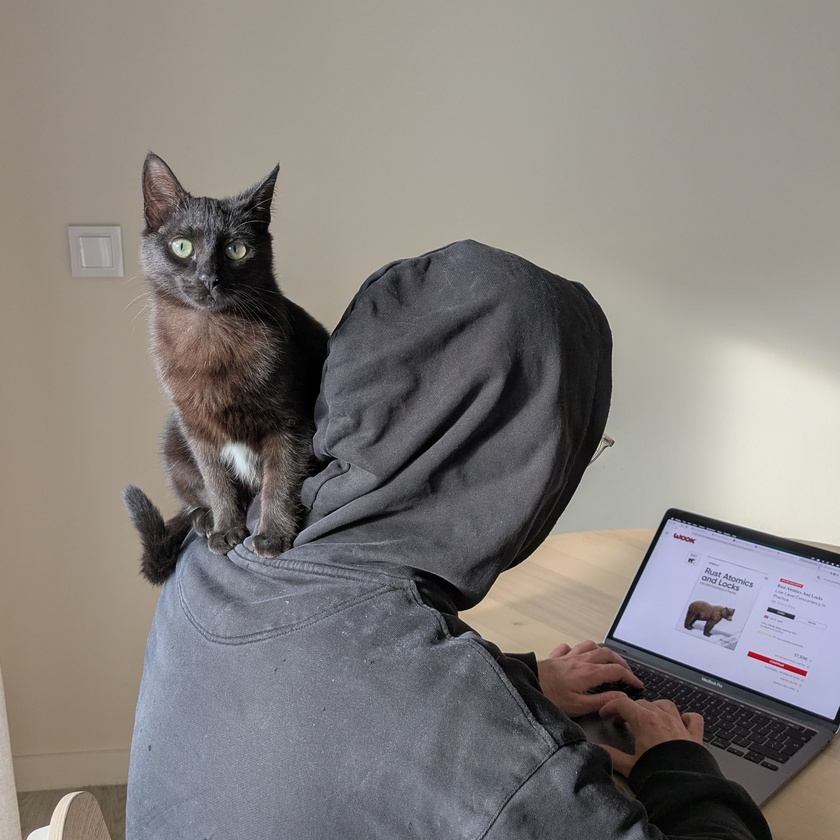
#> input picture image.JPG, 840 x 840 px, shrunk from 2262 x 2262 before the run
$ python dither.py
#> lines starting #> are read from the running program, lines starting #| are printed output that depends on the picture; after the words box and inside, x2 and y2 are one past the last pixel; in counts of white or black regions, pixels touching at a corner belong together
### bayer.py
import numba
import numpy as np

BAYER_2X2 = (
    np.array(
        [
            [0, 2],
            [3, 1],
        ]
    )
    / 4
)


# [14 lines left out: function bayer_dithering_2x2, not called in this run]


BAYER_4X4 = (
    np.array(
        [
            [0, 8, 2, 10],
            [12, 4, 14, 6],
            [3, 11, 1, 9],
            [15, 7, 13, 5],
        ]
    )
    / 16
)


# [14 lines left out: function bayer_dithering_4x4, not called in this run]


BAYER_8X8 = (
    np.array(
        [
            [0, 32, 8, 40, 2, 34, 10, 42],  # 8x8 Bayer ordered dithering */
            [48, 16, 56, 24, 50, 18, 58, 26],  # pattern. Each input pixel */
            [12, 44, 4, 36, 14, 46, 6, 38],  # is scaled to the 0..63 range */
            [60, 28, 52, 20, 62, 30, 54, 22],  # before looking in this table */
            [3, 35, 11, 43, 1, 33, 9, 41],  # to determine the action. */
            [51, 19, 59, 27, 49, 17, 57, 25],
            [15, 47, 7, 39, 13, 45, 5, 37],
            [63, 31, 55, 23, 61, 29, 53, 21],
        ]
    )
    / 64
)


@numba.njit(cache=True)
def bayer_dithering_8x8(
    rx: int, ry: int, x: int, y: int, lum: float, bias: float = 0.5
) -> int:
    """
    rxy (tuple[int, int]): image resolution
    xy (tuple[int, int]): pixel coordinates
    lum (float): pixel's luminance value, between 0 and 1 (inclusive)
    bias (float): bias, between 0 and 1 (inclusive)
    """
    x = int((x * rx) % 8)
    y = int((y * ry) % 8)
    threshold = BAYER_8X8[y, x]
    return 0 if lum < (threshold + bias) else 255

### dither.py
from PIL import Image
import numba
import numpy as np

from bayer import bayer_dithering_2x2, bayer_dithering_4x4, bayer_dithering_8x8


def main():
    factor = 1

    image = Image.open("image.JPG")
#> image is the input picture: PIL image 840x840 RGB; mean R, G, B 132.4, 127.9, 124.9
    image = image.resize((int(image.size[0] * factor), int(image.size[1] * factor)))
    image_arr = np.array(image)

    output_arr: np.ndarray[tuple[int, int], np.dtype[np.float32]] = np.ndarray(
        image_arr.shape[:2]
    )
    process(image_arr.astype(np.uint8), output_arr)

    output = Image.fromarray(output_arr.astype(np.uint8), "L")
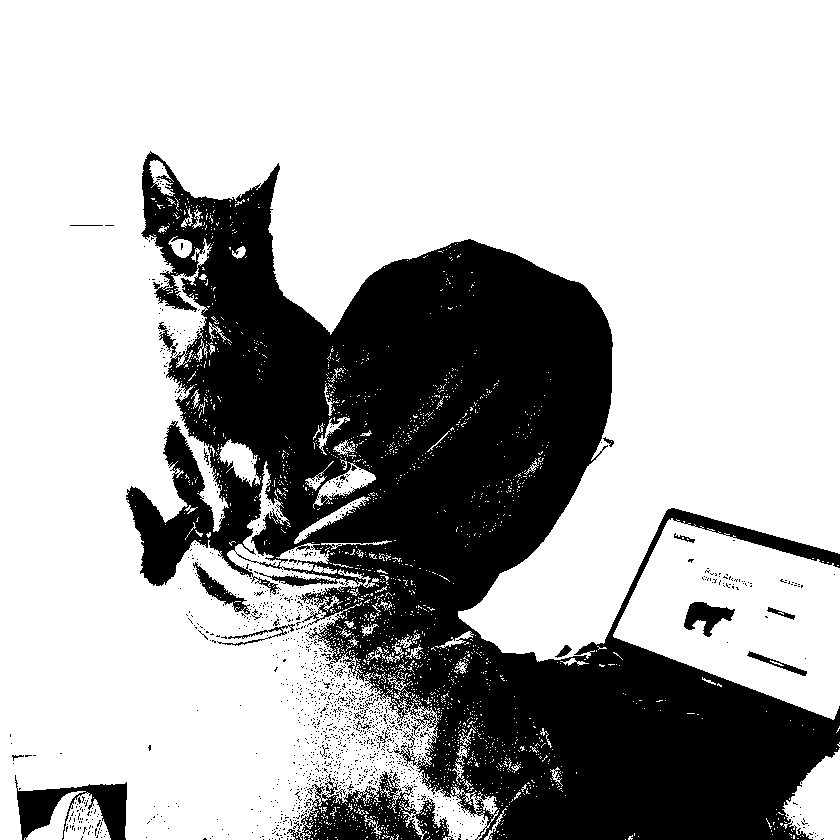
#> output: PIL image 840x840 L; 69.1% white; 1374 black regions (1353 under 20 px), largest, box (x1, y1, x2, y2) and area: (126, 151, 840, 840) 203906, (287, 771, 454, 840) 5195, (15, 775, 127, 840) 3217
    output.save("output.jpeg")


@numba.njit(cache=True)
def process(
    input: np.ndarray[tuple[int, int, int], np.dtype[np.float32]],
    output: np.ndarray[tuple[int, int], np.dtype[np.float32]],
):
    h, w, _ = input.shape
    for y in range(0, h):
        for x in range(0, w):
            luminance = luminance_itu_bt709(
                input[y, x, 0], input[y, x, 1], input[y, x, 2]
            )
            color = bayer_dithering_8x8(w, h, x, y, luminance, 0.45)
            output[y, x] = color


@numba.njit(cache=True)
def luminance_itu_bt709(
    r: int,
    g: int,
    b: int,
) -> float:
    return 0.2126 * (r / 255) + 0.7152 * (g / 255) + 0.0722 * (b / 255)


if __name__ == "__main__":
    main()
